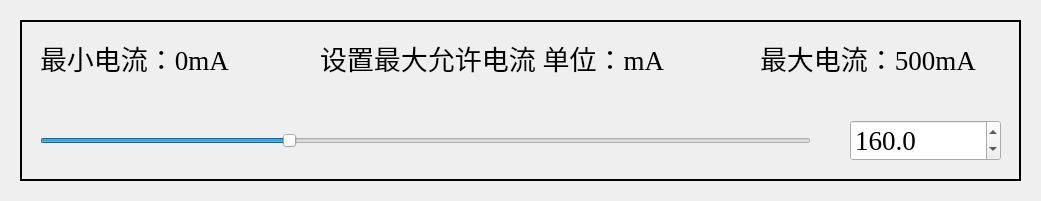
       <widget class="QWidget" name="widgetSetCurMaxEDFA_3" native="true">
        <property name="geometry">
         <rect>
          <x>40</x>
          <y>240</y>
          <width>1041</width>
          <height>201</height>
         </rect>
        </property>
        <widget class="QLabel" name="labelBgCurMaxEDFA_3">
         <property name="geometry">
          <rect>
           <x>20</x>
           <y>20</y>
           <width>1001</width>
           <height>161</height>
          </rect>
         </property>
         <property name="frameShape">
          <enum>QFrame::WinPanel</enum>
         </property>
         <property name="text">
          <string/>
         </property>
        </widget>
        <widget class="QSlider" name="horizontalSliderCurMaxEDFA_3">
         <property name="geometry">
          <rect>
           <x>40</x>
           <y>120</y>
           <width>771</width>
           <height>41</height>
          </rect>
         </property>
         <property name="minimum">
          <number>0</number>
         </property>
         <property name="maximum">
          <number>5000</number>
         </property>
         <property name="singleStep">
          <number>1</number>
         </property>
         <property name="pageStep">
          <number>10</number>
         </property>
         <property name="value">
          <number>1600</number>
         </property>
         <property name="orientation">
          <enum>Qt::Horizontal</enum>
         </property>
        </widget>
        <widget class="QLabel" name="labelSetCurMaxEDFA_3">
         <property name="geometry">
          <rect>
           <x>320</x>
           <y>40</y>
           <width>391</width>
           <height>35</height>
          </rect>
         </property>
         <property name="sizePolicy">
          <sizepolicy hsizetype="Ignored" vsizetype="Ignored">
           <horstretch>0</horstretch>
           <verstretch>0</verstretch>
          </sizepolicy>
         </property>
         <property name="font">
          <font>
           <family>Times New Roman</family>
           <pointsize>20</pointsize>
          </font>
         </property>
         <property name="text">
          <string>设置最大允许电流 单位：mA</string>
         </property>
        </widget>
        <widget class="QDoubleSpinBox" name="doubleSpinBoxCurMaxEDFA_3">
         <property name="geometry">
          <rect>
           <x>850</x>
           <y>120</y>
           <width>151</width>
           <height>41</height>
          </rect>
         </property>
         <property name="sizePolicy">
          <sizepolicy hsizetype="Ignored" vsizetype="Ignored">
           <horstretch>0</horstretch>
           <verstretch>0</verstretch>
          </sizepolicy>
         </property>
         <property name="font">
          <font>
           <family>Times New Roman</family>
           <pointsize>20</pointsize>
          </font>
         </property>
         <property name="decimals">
          <number>1</number>
         </property>
         <property name="minimum">
          <double>0.000000000000000</double>
         </property>
         <property name="maximum">
          <double>500.000000000000000</double>
         </property>
         <property name="singleStep">
          <double>0.100000000000000</double>
         </property>
         <property name="value">
          <double>160.000000000000000</double>
         </property>
        </widget>
        <widget class="QLabel" name="labelHintMaxCurMaxEDFA_3">
         <property name="geometry">
          <rect>
           <x>760</x>
           <y>40</y>
           <width>231</width>
           <height>35</height>
          </rect>
         </property>
         <property name="sizePolicy">
          <sizepolicy hsizetype="Ignored" vsizetype="Ignored">
           <horstretch>0</horstretch>
           <verstretch>0</verstretch>
          </sizepolicy>
         </property>
         <property name="font">
          <font>
           <family>Times New Roman</family>
           <pointsize>20</pointsize>
          </font>
         </property>
         <property name="text">
          <string>最大电流：500mA</string>
         </property>
        </widget>
        <widget class="QLabel" name="labelHintMinCurMaxEDFA_3">
         <property name="geometry">
          <rect>
           <x>40</x>
           <y>40</y>
           <width>231</width>
           <height>35</height>
          </rect>
         </property>
         <property name="sizePolicy">
          <sizepolicy hsizetype="Ignored" vsizetype="Ignored">
           <horstretch>0</horstretch>
           <verstretch>0</verstretch>
          </sizepolicy>
         </property>
         <property name="font">
          <font>
           <family>Times New Roman</family>
           <pointsize>20</pointsize>
          </font>
         </property>
         <property name="text">
          <string>最小电流：0mA</string>
         </property>
        </widget>
       </widget>
